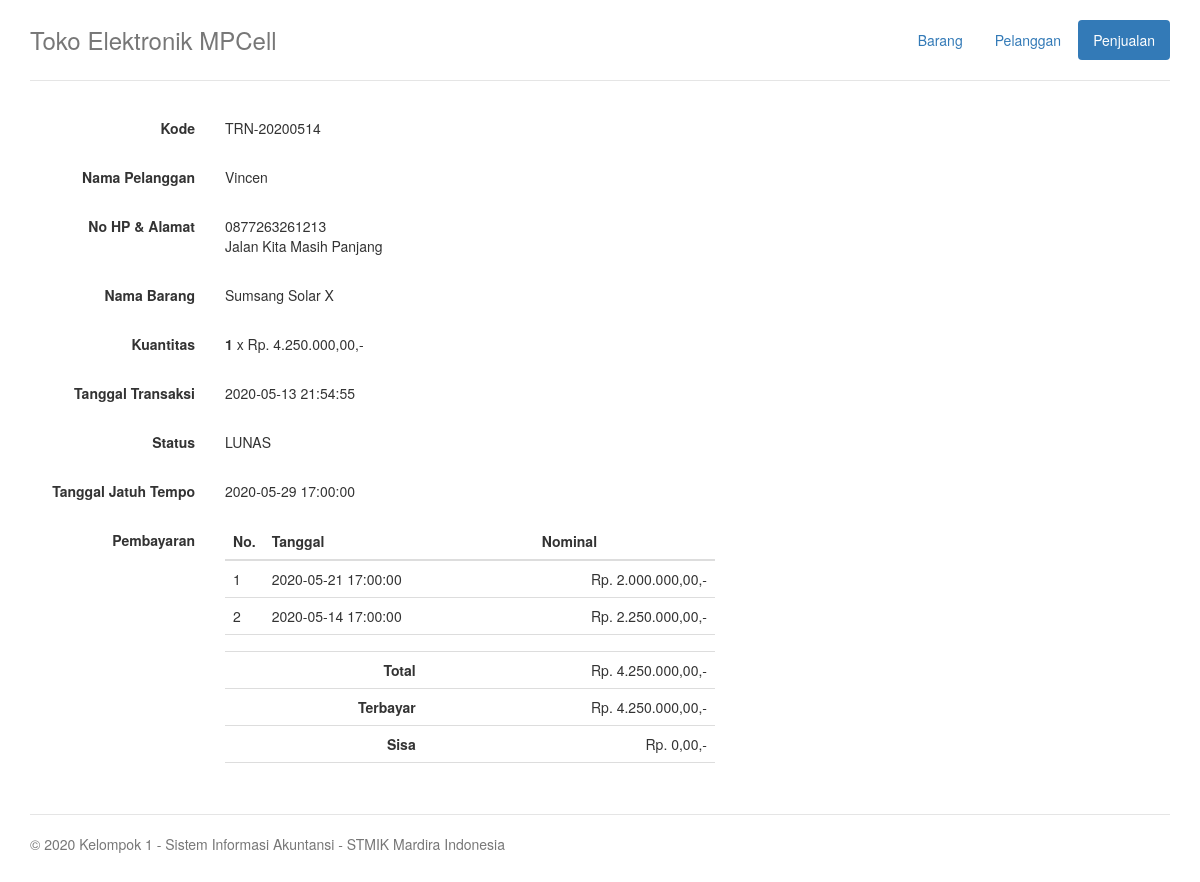
The page /penjualan/detail/13 on the database its author committed.
### tables this page shows
CREATE TABLE `penjualan` (
  `id` int(11) NOT NULL,
  `kode` varchar(150) NOT NULL,
  `pelanggan_id` int(11) NOT NULL,
  `barang_id` int(11) NOT NULL,
  `harga` double NOT NULL,
  `qty` smallint(6) NOT NULL,
  `total` double NOT NULL,
  `tanggal_jatuh_tempo` timestamp NULL DEFAULT NULL,
  `status` varchar(20) NOT NULL,
  `tanggal` timestamp NULL DEFAULT current_timestamp()
);

CREATE TABLE `pelanggan` (
  `id` int(11) NOT NULL,
  `nama` varchar(150) NOT NULL,
  `no_hp` varchar(25) NOT NULL,
  `alamat` text NOT NULL
);

CREATE TABLE `barang` (
  `id` int(11) NOT NULL,
  `nama` varchar(150) NOT NULL,
  `harga` double NOT NULL,
  `stock` int(11) NOT NULL DEFAULT 0,
  `tanggal_input` timestamp NULL DEFAULT current_timestamp()
);

CREATE TABLE `pembayaran` (
  `id` int(11) NOT NULL,
  `penjualan_id` int(11) NOT NULL,
  `nominal` double NOT NULL,
  `tanggal` timestamp NOT NULL DEFAULT current_timestamp() ON UPDATE current_timestamp()
);

### application/controllers/Penjualan.php (called while the page is built, shortened)
<?php
class Penjualan extends MY_Controller
{
    public function __construct()
    {
        $this->load->model(array('penjualan_model', 'pelanggan_model', 'barang_model'));
    }
    public function detail($id)
    {
        $penjualan = $this->penjualan_model->getPenjualan($id);
        $penjualan->pembayaran = $this->penjualan_model->listPembayaran(array('penjualan_id' => $id));
        $data['penjualan'] = $penjualan;
        $data['view'] = 'penjualan/detail';
        $data['title'] = 'Detail';
        $this->load->view('layout', $data);
    }
}

### index.php (called while the page is built, shortened)
<?php
require_once BASEPATH.'core/CodeIgniter.php';

### application/models/Penjualan_model.php (called while the page is built, shortened)
<?php
class Penjualan_model extends CI_Model
{
    public function getPenjualan($id)
    {
        $this->db->select('penjualan.*')
                ->select('pelanggan.nama as nama_pelanggan, pelanggan.no_hp as no_hp, pelanggan.alamat')
                ->select('barang.nama as nama_barang')
                ->select('COALESCE(pembayaran.total_terbayar, 0) as total_terbayar')
                ->select('(penjualan.total - COALESCE(pembayaran.total_terbayar, 0)) as piutang');
        $this->db->from('penjualan')
                ->join('pelanggan', 'penjualan.pelanggan_id = pelanggan.id')
                ->join('barang', 'penjualan.barang_id = barang.id')
                ->join("(SELECT penjualan_id, SUM(nominal) as total_terbayar FROM pembayaran GROUP BY penjualan_id) as pembayaran", "penjualan.id = pembayaran.penjualan_id", "left");
        $query = $this->db->where('penjualan.id', $id);
        return $query->get()->row();
    }
    public function listPembayaran($where = array())
    {
        $this->db->from('pembayaran');
        if ($where) {
            $this->db->where($where);
        }
        $this->db->order_by("tanggal", "DESC");
        $query = $this->db->get();
        return $query->result();
    }
}

### application/helpers/my_helper.php (called while the page is built)
<?php
if (!function_exists('format_rp')) {
    function format_rp($value, $symbol = true)
    {
        $format = number_format($value, 2, ',', '.');
        return ($symbol) ? "Rp. " . $format . ',-' : $format;
    }
}

### application/views/penjualan/detail.php (the view, shortened to what this page needs)
<div class="row">
    <div class="col-md-8">
        <div class="form-horizontal">
            <div class="form-group">
                <label for="input-kode" class="col-sm-3 control-label">Kode</label>
                <div class="col-sm-9">
                    <p class="form-control-static"><?php echo $penjualan->kode; ?></p>
                </div>
            </div>
            <div class="form-group">
                <label for="input-pelanggan" class="col-sm-3 control-label">Nama Pelanggan</label>
                <div class="col-sm-9">
                    <p class="form-control-static"><?php echo $penjualan->nama_pelanggan; ?></p>
                </div>
            </div>
            <div class="form-group">
                <label for="input-pelanggan" class="col-sm-3 control-label">No HP & Alamat</label>
                <div class="col-sm-9">
                    <p class="form-control-static">
                        <?php echo $penjualan->no_hp; ?><br>
                        <?php echo $penjualan->alamat; ?>
                    </p>
                </div>
            </div>
            <div class="form-group">
                <label for="input-barang" class="col-sm-3 control-label">Nama Barang</label>
                <div class="col-sm-9">
                    <p class="form-control-static"><?php echo $penjualan->nama_barang; ?></p>
                </div>
            </div>
            <div class="form-group">
                <label for="input-qty" class="col-sm-3 control-label">Kuantitas</label>
                <div class="col-sm-9">
                    <p class="form-control-static"><b><?php echo $penjualan->qty; ?></b> x <?php echo format_rp($penjualan->harga); ?></p>
                </div>
            </div>
            <div class="form-group">
                <label for="input-tanggal" class="col-sm-3 control-label">Tanggal Transaksi</label>
                <div class="col-sm-9">
                    <p class="form-control-static"><?php echo $penjualan->tanggal; ?></p>
                </div>
            </div>
            <div class="form-group">
                <label for="input-status" class="col-sm-3 control-label">Status</label>
                <div class="col-sm-9">
                    <p class="form-control-static"><?php echo $penjualan->status; ?></p>
                </div>
            </div>
            <div class="form-group">
                <label for="input-tanggal_jatuh_tempo" class="col-sm-3 control-label">Tanggal Jatuh Tempo</label>
                <div class="col-sm-9">
                    <p class="form-control-static"><?php echo $penjualan->tanggal_jatuh_tempo; ?></p>
                </div>
            </div>
            <div class="form-group">
                <label for="input-pembayaran" class="col-sm-3 control-label">Pembayaran</label>
                <div class="col-sm-8">
                    <table class="table table-hover">
                        <thead>
                            <tr>
                                <th style="width: 10px;">No.</th>
                                <th style="width: 160px;">Tanggal</th>
                                <th class="text-center">Nominal</th>
                            </tr>
                        </thead>
                        <tbody>
                            <?php if (!empty($penjualan->pembayaran)) { ?>
                                <?php $no = 0;
                                foreach ($penjualan->pembayaran as $pembayaran) { ?>
                                    <tr>
                                        <td><?php echo $no += 1; ?></td>
                                        <td><?php echo $pembayaran->tanggal; ?></td>
                                        <td class="text-right"><?php echo format_rp($pembayaran->nominal); ?></td>
                                    </tr>
                                <?php } ?>
                            <?php } else { ?>
                                <tr>
                                    <td colspan="3" class="text-center">Tidak ada data Pembayaran</td>
                                </tr>
                            <?php } ?>
                            <tr><td colspan="3"></td></tr>
                            <tr>
                                <th class="text-right" colspan="2">Total</th>
                                <td class="text-right"><?php echo format_rp($penjualan->total); ?></td>
                            </tr>
                            <tr>
                                <th class="text-right" colspan="2">Terbayar</th>
                                <td class="text-right"><?php echo format_rp($penjualan->total_terbayar); ?></td>
                            </tr>
                            <tr>
                                <th class="text-right" colspan="2">Sisa</th>
                                <td class="text-right"><?php echo format_rp($penjualan->piutang); ?></td>
                            </tr>
                            <tr>
                                <td colspan="3" class="text-right">
                                </td>
                            </tr>
                        </tbody>
                    </table>
                </div>
            </div>
        </div>
    </div>
</div>

### assets/css/jumbotron-narrow.css (style rules this page uses)
body { padding-top: 20px; padding-bottom: 20px; }

### rows shown on the page
penjualan: kode "TRN-20200514", pelanggan.nama "Vincen", pelanggan.no_hp "0877263261213", pelanggan.alamat "Jalan Kita Masih Panjang", barang.nama "Sumsang Solar X", qty "1", harga "Rp. 4.250.000,00,-", tanggal "2020-05-13 21:54:55", status "LUNAS", tanggal_jatuh_tempo "2020-05-29 17:00:00", total "Rp. 4.250.000,00,-"
pembayaran: no "1", tanggal "2020-05-21 17:00:00", nominal "Rp. 2.000.000,00,-"
pembayaran: no "2", tanggal "2020-05-14 17:00:00", nominal "Rp. 2.250.000,00,-"

### other values the page prints
APP_NAME "Toko Elektronik MPCell"
format_rp($penjualan->total_terbayar) "Rp. 4.250.000,00,-"
format_rp($penjualan->piutang) "Rp. 0,00,-"
APP_AUTHOR "Kelompok 1 - Sistem Informasi Akuntansi - STMIK Mardira Indonesia"
